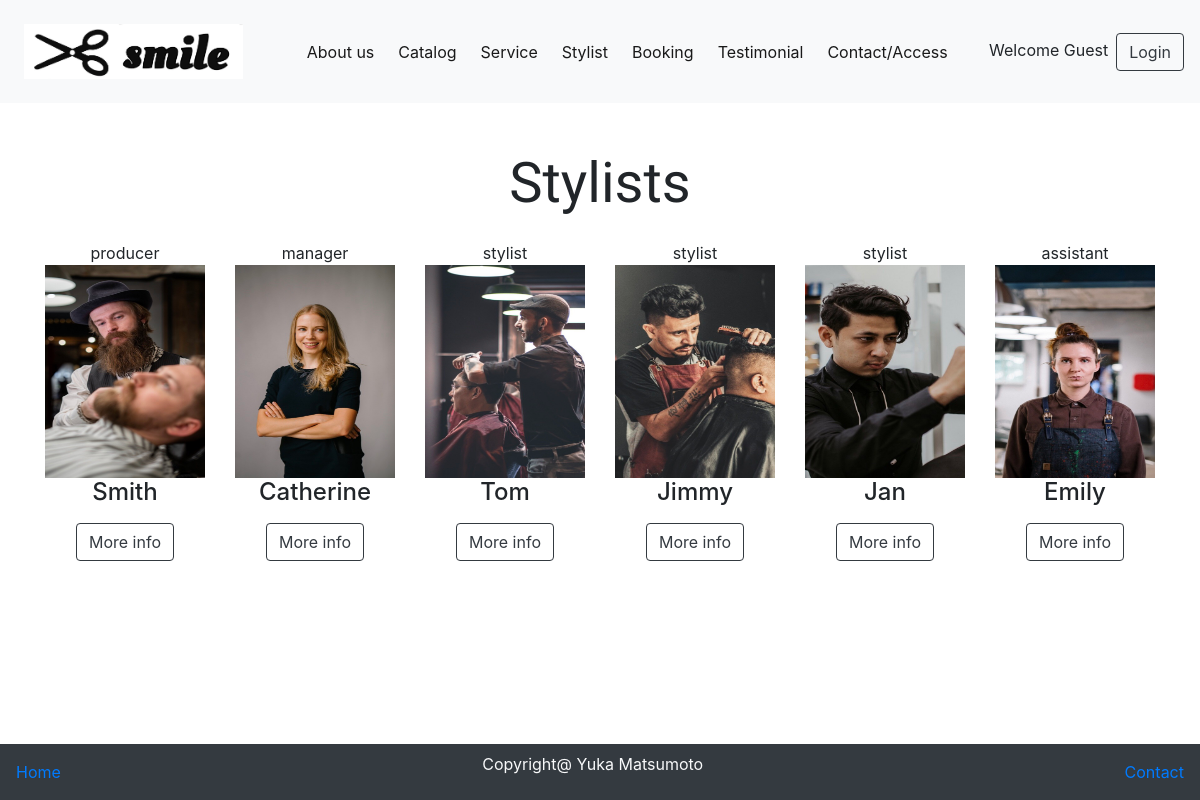
/stylist.php, run on the app's committed database.
### tables this page shows
CREATE TABLE `staff` (
  `staff_id` int(11) NOT NULL,
  `staff_name` varchar(30) NOT NULL,
  `position` varchar(100) NOT NULL,
  `staff_gender` varchar(10) NOT NULL,
  `staff_photo` varchar(100) NOT NULL,
  `staff_bio` varchar(100) NOT NULL
);

### classes/connection.php (called while the page is built, shortened)
<?php
class Connection{
    private $servername="localhost";
    private $username ="root";
    private $password ="root";
    private $db_name ="hairsalon";
    function __construct(){
        $this->conn = new mysqli($this->servername,$this->username,$this->password,$this->db_name);
        if($this->conn->connect_error){
            die('error connection to database'.$this->conn->connect_error);
        }else{
            return $this->conn;
        }
    }
}
?>

### hairsalonAction.php (called while the page is built, shortened)
<?php
include 'classes/Hairsalon.php';
$Hairsalon= new Hairsalon;
?>

### classes/Hairsalon.php (called while the page is built, shortened)
<?php
include 'connection.php';
class Hairsalon extends Connection{
function displayStaff(){
    $sql="SELECT * FROM staff ";
    $result=$this->conn->query($sql);
    if($result->num_rows>0){
        while($rows =$result->fetch_assoc()){
            $row[]=$rows;
        }
        return $row;
    }else{
        return FALSE;
    }
}
}
?>

### stylist.php (the view, shortened to what this page needs)
<?php
include 'userMenu.php';
$staffList=$Hairsalon->displayStaff();
?>
<!doctype html>
<html lang="en">
  <head>
    <link rel="stylesheet" href="https://stackpath.bootstrapcdn.com/bootstrap/4.3.1/css/bootstrap.min.css">
  </head>
  <body>
  <div class="container">
        <div class="row mt-3">
            <div class="col-lg-12">
                <h5 class="display-4 text-center"> Stylists</h5>
            </div>
        </div>
        <div class="row mt-2">
            <?php foreach($staffList as $staff):?>
                <div class="col-lg-2 text-center mt-2 mb-2">
                    <?php echo $staff['position'];?><br>
                    <img src="upload/admin/<?php echo $staff['staff_photo'];?>" alt="" class="" id="staff_img">
                    <h4><?php echo $staff['staff_name'];?></h4>
                    <?php
                        $modalID = $staff['staff_id'];
                    ?>
                    <button type="button" name="<?php echo $modalID;?>" class="btn btn-outline-dark mt-2" data-toggle="modal" data-target="#modalID_<?php echo $modalID;?>">More info</button>
                </div>
            <?php endforeach;?>
        </div>
    </div>
    <br><br><br><br>
   <nav class="nav navbar bg-dark fixed-bottom" id="footer">
      <a href="dashboard.php" >Home</a>
      <p class="text-light">Copyright@ Yuka Matsumoto</p>
      <a href="contactpage.php">Contact</a>
    </nav>
  </body>
</html>

### stylist.php (style rules this page uses)
body { margin-top:150px; }
div h5 { font-family: 'Oleo Script', cursive; }
#staff_img { width: 160px; height: 213px; }

### data on the page
staff: position "producer", staff_photo (picture), staff_name "Smith"
staff: position "manager", staff_photo (picture), staff_name "Catherine"
staff: position "stylist", staff_photo (picture), staff_name "Tom"
staff: position "stylist", staff_photo (picture), staff_name "Jimmy"
staff: position "stylist", staff_photo (picture), staff_name "Jan"
staff: position "assistant", staff_photo (picture), staff_name "Emily"
